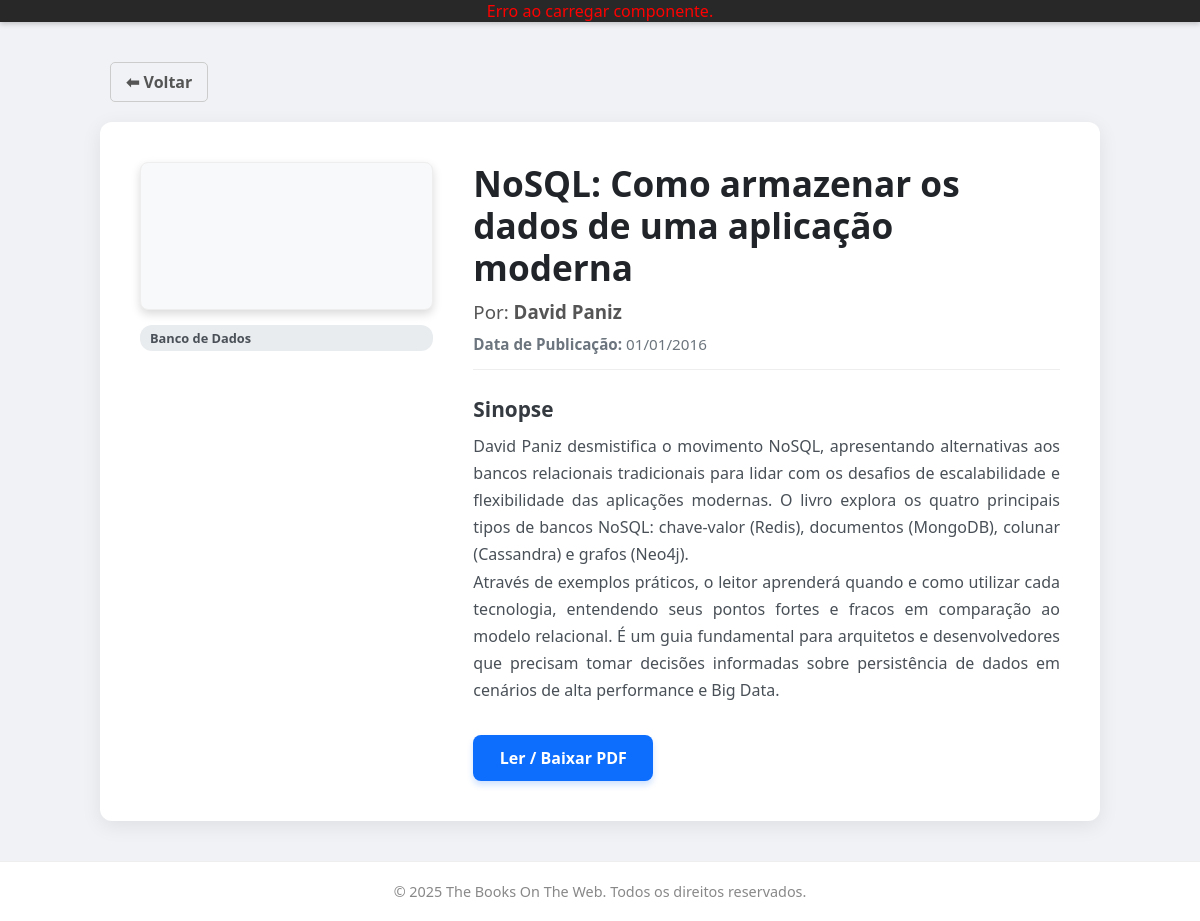
Screenshot of /public/templates/biblioteca/livros.php?id=31 (signed in) with the database file from the repository.
### tables this page shows
CREATE TABLE `livro` (
  `id_livro` int(11) NOT NULL,
  `titulo` varchar(255) NOT NULL,
  `descricao` varchar(1000) NOT NULL,
  `data_publi` date NOT NULL,
  `categoria` int(11) NOT NULL,
  `pdf` varchar(255) NOT NULL
);

CREATE TABLE `categoria` (
  `id_categoria` int(11) NOT NULL,
  `nome_categoria` varchar(30) NOT NULL
);

CREATE TABLE `autor` (
  `id_autor` int(11) NOT NULL,
  `nome_autor` varchar(50) NOT NULL
);

### public/templates/biblioteca/livros.php (the view, shortened to what this page needs)
<?php
require_once '../../api/conection/conectionBD.php';
$id_livro = isset($_GET['id']) ? (int)$_GET['id'] : 0;
$sql = "SELECT l.*, c.nome_categoria, a.nome_autor
        FROM livro l
        LEFT JOIN categoria c ON l.categoria = c.id_categoria
        LEFT JOIN escritor e ON l.id_livro = e.livro
        LEFT JOIN autor a ON e.autor = a.id_autor
        WHERE l.id_livro = $id_livro";
$res = mysqli_query($con, $sql);
$livro = mysqli_fetch_assoc($res);
$caminhoPdf = '/The-Books-On-The-Web/database/pdfs/' . $livro['pdf'];
?>
<!DOCTYPE html>
<html lang="pt-br">
<head>
    <link rel="stylesheet" href="styles/style.css">
    <link rel="stylesheet" href="styles/cards.css">
    <link rel="stylesheet" href="styles/livros.css">
</head>
<body>
    <header id="header-placeholder"></header>
    <main>
        <div class="container-voltar">
            <button onclick="history.back()" class="btn-voltar">⬅ Voltar</button>
        </div>
        <div class="container-detalhes">
            <div class="detalhes-capa">
                <?php if (!empty($livro['pdf'])): ?>
                    <canvas class="pdf-thumb" data-url="<?php echo $caminhoPdf; ?>"></canvas>
                <?php else: ?>
                    <div class="sem-capa">Sem Capa Disponível</div>
                <?php endif; ?>
                <span class="categoria-badge"><?php echo htmlspecialchars($livro['nome_categoria']); ?></span>
            </div>
            <div class="detalhes-info">
                <h1><?php echo htmlspecialchars($livro['titulo']); ?></h1>
                <?php if(!empty($livro['nome_autor'])): ?>
                    <h3 style="color:#555; margin-bottom:10px; font-weight:normal;">
                        Por: <strong><?php echo htmlspecialchars($livro['nome_autor']); ?></strong>
                    </h3>
                <?php endif; ?>
                <p class="detalhes-meta">
                    <strong>Data de Publicação:</strong> <?php echo date('d/m/Y', strtotime($livro['data_publi'])); ?>
                </p>
                <div class="sinopse-box">
                    <h3>Sinopse</h3>
                    <p class="texto-sinopse">
                        <?php echo nl2br(htmlspecialchars($livro['descricao'])); ?>
                    </p>
                </div>
                <div class="grupo-botoes">
                    <a href="<?php echo $caminhoPdf; ?>" target="_blank" class="btn-acao btn-ler">
                        Ler / Baixar PDF
                    </a>
                </div>
            </div>
        </div>
    </main>
    <footer id="footer-placeholder" class="caixa-footer"></footer>
</body>
</html>

### public/styles/style.css (style rules this page uses)
:root { --cor-header: rgb(41, 40, 40); --cor-fundo: rgb(240, 242, 245); --cor-branco: #ffffff; --cor-borda: #ccc; --cor-cinza-claro: #e9ecef; --cor-sucesso: #28a745; --cor-aviso: #ffc107; --cor-perigo: #dc3545; --cor-texto: #333; --cor-destaque: #28a745; }
* { margin: 0; padding: 0; box-sizing: border-box; font-family: 'Segoe UI', Arial, sans-serif; }
body { display: flex; flex-direction: column; min-height: 100vh; background-color: var(--cor-fundo); }
a { text-decoration: none; color: inherit; }
header { width: 100%; background-color: var(--cor-header); color: var(--cor-branco); box-shadow: 0 2px 5px rgba(0,0,0,0.2); }
main { flex-grow: 1; padding: 40px 20px; display: flex; flex-direction: column; align-items: center; width: 100%; }
main h1 { color: var(--cor-texto); margin-bottom: 10px; text-align: center; }
.caixa-footer { text-align: center; padding: 20px; color: #888; font-size: 0.9rem; background: white; border-top: 1px solid #eee; margin-top: auto; }

### public/styles/cards.css (style rules this page uses)
a { text-decoration: none; color: inherit; }
.pdf-thumb { max-width: 100%; max-height: 100%; object-fit: contain; }

### public/styles/livros.css (style rules this page uses)
.categoria-badge { background-color: #e9ecef; color: #495057; padding: 4px 10px; border-radius: 12px; font-size: 0.8rem; font-weight: 600; }
.container-voltar { width: 100%; max-width: 1000px; margin: 0 auto 20px auto; padding-left: 10px; }
.btn-voltar { background-color: transparent; border: 1px solid #ccc; padding: 8px 15px; border-radius: 5px; cursor: pointer; font-size: 1rem; color: #555; transition: 0.3s; display: inline-flex; align-items: center; font-weight: 600; }
.container-detalhes { display: flex; gap: 40px; background: white; padding: 40px; border-radius: 12px; box-shadow: 0 5px 20px rgba(0,0,0,0.08); width: 100%; max-width: 1000px; margin: 0 auto; align-items: flex-start; }
.detalhes-capa { flex: 1; max-width: 300px; min-width: 250px; display: flex; flex-direction: column; gap: 15px; }
.detalhes-capa canvas { width: 100%; height: auto; border-radius: 8px; box-shadow: 0 4px 10px rgba(0,0,0,0.15); border: 1px solid #eee; background-color: #f8f9fa; }
.detalhes-info { flex: 2; display: flex; flex-direction: column; }
.detalhes-info h1 { font-size: 2.2rem; color: #212529; margin-bottom: 10px; line-height: 1.2; text-align: left; }
.detalhes-meta { font-size: 0.95rem; color: #6c757d; margin-bottom: 25px; border-bottom: 1px solid #eee; padding-bottom: 15px; }
.sinopse-box h3 { font-size: 1.3rem; margin-bottom: 10px; color: #343a40; }
.texto-sinopse { font-size: 1rem; line-height: 1.7; color: #495057; text-align: justify; margin-bottom: 30px; }
.grupo-botoes { display: flex; gap: 15px; flex-wrap: wrap; margin-top: auto; }
.btn-acao { display: inline-flex; align-items: center; justify-content: center; padding: 12px 24px; font-size: 1rem; font-weight: 600; border-radius: 8px; cursor: pointer; text-decoration: none; transition: all 0.2s; border: none; min-width: 180px; }
.btn-ler { background-color: #0d6efd; color: white; box-shadow: 0 4px 6px rgba(13, 110, 253, 0.2); }

### rows the page displays
livro: categoria.nome_categoria "Banco de Dados", titulo "NoSQL: Como armazenar os dados de uma aplicação moderna", autor.nome_autor "David Paniz", data_publi "01/01/2016", descricao "David Paniz desmistifica o movimento NoSQL, apresentando alternativas aos bancos relacionais tradicionais para lidar com os desafios de escalabilidade e flexibilidade das aplicações modernas. O livro explora os quatro principais tipos de bancos NoSQL: chave-valor (Redis), documentos (MongoDB), colunar (Cassandra) e grafos (Neo4j). Através de exemplos práticos, o leitor aprenderá quando e como utilizar cada tecnologia, entendendo seus pontos fortes e fracos em comparação ao modelo relacional. É um guia fundamental para arquitetos e desenvolvedores que precisam tomar decisões informadas sobre persistência de dados em cenários de alta performance e Big Data."
